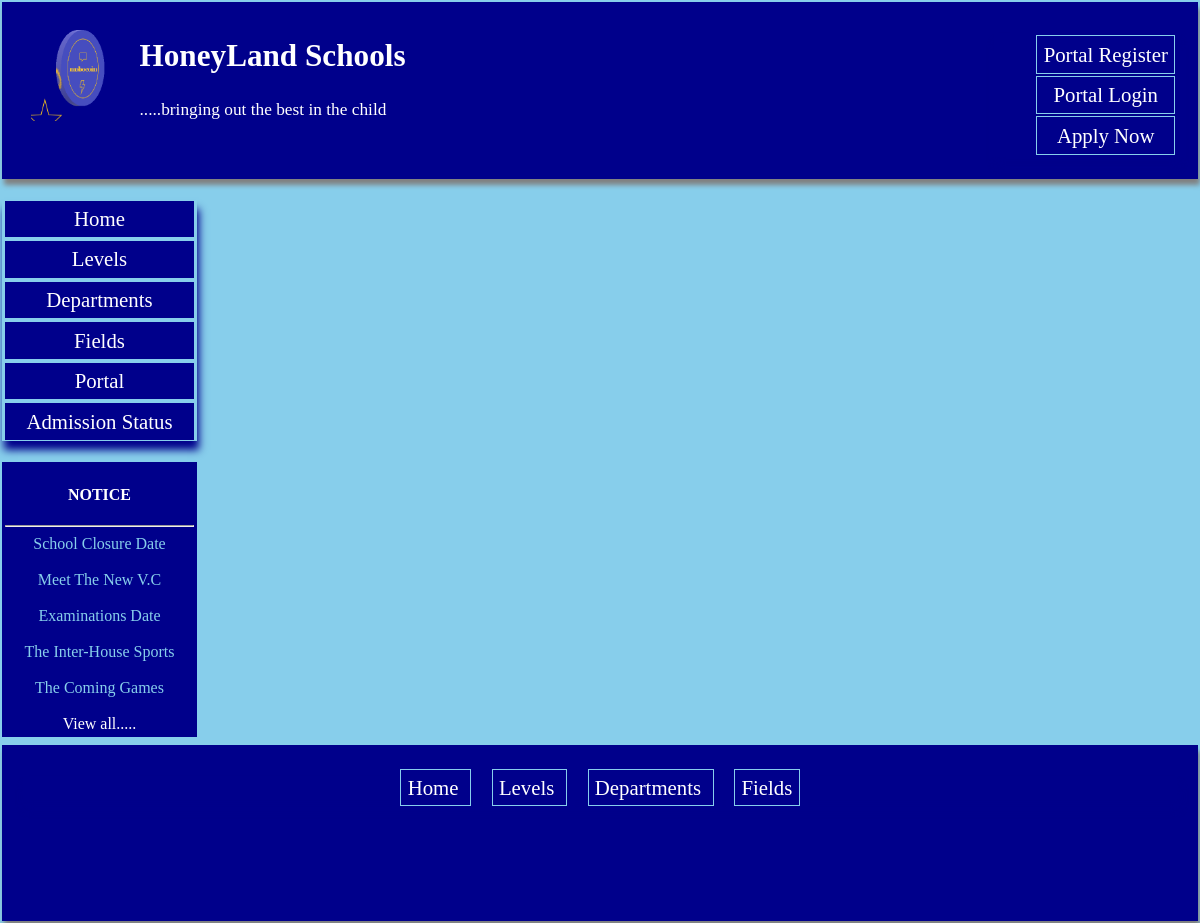
The page / on the database its author committed.
### profiles/models.py (models this page shows, shortened)
class Logo(models.Model):
    name = models.CharField(max_length=200, null=True)
    image = models.ImageField(upload_to='media/')

class Posts(models.Model):
    title = models.CharField(max_length=100, null=True)
    slug =models.SlugField(max_length=100)
    author =  models.ForeignKey(CustomUser, on_delete=models.CASCADE)
    description = models.TextField(max_length=1000)
    post_date = models.DateTimeField(auto_now_add=True)
    image = models.ImageField(upload_to='media/')
    class Meta:
        ordering = ['post_date']
        verbose_name = 'Publication'
        verbose_name_plural = 'Publications'

### profiles/views.py (the view)
# urls.py: 2. Add a URL to urlpatterns:  path('', Home.as_view(), name='home')
class Home(ListView):
    model = Student_field
    template_name ='home.html'
    context_object_name = 'studentfields'
    def get_context_data(self,  **kwargs):
        context = super().get_context_data(**kwargs)
        context['logo'] = Logo.objects.all()
        context['publications'] = Posts.objects.all()
        return context

### profiles/templates/home.html (shortened to what this page needs)
{% extends 'base.html' %}

### profiles/templates/base.html (shortened to what this page needs)
<head>
</head>
<body style ='margin: 0em; padding: 0.1em; font-size: 1.3em;  background: skyblue;'   >
    <header style= 'box-shadow: 2px 6px 5px grey;margin: 0em; padding-left: 1em; padding-right: 1em; padding-top: 0.5em; height: 8em;
    background: darkblue; color: white;'>
    {% if request.user.is_authenticated or request.user.is_superuser  %}
    <ul class='nav' style='float: right; list-style-type: none;' >
   <li> <a  style ='color: white; ' href = "#"> Welcome {{user}} </a></li>
    <li><a  style ='color: white; ' href ='{% url "logout" %}'> Logout </a></li>
    </ul>
{% else%}
    <ul class='nav' style='float: right; list-style-type: none;' >
        <li> <a  style ='color: white; ' href = '{% url "register" %}'> Portal Register </a></li>
         <li><a  style ='color: white; ' href ='{% url "login" %}'> Portal Login </a></li>
         <li><a  style ='color: white; ' href ='{% url "portalregister" %}'> Apply Now </a></li>
         </ul>
    {% endif %}
    {% for log in logo  %}
    <img style="backgrond: skyblue; float: left; margin: 0.4em; width: 100px; height: 100px;" src ="{{log.image.url}}"  >
{% endfor %}
<p style='text-shadow: 2px  8px skyblue;'><h2 style='text-align: left; '><a style='color: white;' href='{% url "home" %}'>HoneyLand Schools</a></h2></p>
<p style='text-align: left'> <small> .....bringing out the best in the child </small></p>
    </header>
<div class ='cover'>
<nav class='navigation'>
    <ul class ='nav' style =' padding:0;  list-style-type: none;'>
        <li><a href ='{% url "home" %}'> Home </a></li>
        <li> <a href ='{% url "levels" %}'> Levels </a> </li>
        <li> <a href ='{% url "departments" %}'> Departments </a> </li>
        <li><a href ='{% url "fields" %}'> Fields </a></li>
        <li><a href ='{% url "portal" %}'> Portal </a></li>
        <li><a  style ='color: white; ' href ='{% url "admissionstat" %}'> Admission Status </a></li>
    </ul>
    <div style='text-align: center; margin-bottom: 0.5em; padding: 0.2em; background: darkblue; color: white;font-size: medium'>
        <h4 style='padding: 0em;'>NOTICE </h4><hr>
        {% for pub in publications %}
         <a  href='{% url "details" pub.slug  %}'> {{pub.title}}</a><br><br style='color: skyblue;'>
{% endfor %}
<p style='margin: 0em;'><a  style=' color: white; ' href='{% url "publist"  %}'> View all.....</a></p>
    </div>
</nav>
<section style='padding-right: 0.5em'>
</section>
</div>
<footer style= 'box-shadow: 2px 6px 5px grey;margin: 0em; padding-left: 1em; padding-right: 1em; padding-top: 0.5em; height: 8em;
    background: darkblue; color: white;'>
    <nav>
        <ul class ='navfooter' style =' padding:0;  list-style-type: none;'>
            <li><a href ='{% url "home" %}'> Home </a></li>
            <li> <a href ='{% url "levels" %}'> Levels </a> </li>
            <li> <a href ='{% url "departments" %}'> Departments </a> </li>
            <li><a href ='{% url "fields" %}'> Fields </a></li>
    </nav>
</footer>
</body>

### profiles/templates/base.html (style rules this page uses)
a { text-decoration: none; }
.cover { display: grid; grid-template-columns: 2fr 10fr; grid-gap: 1.3em; }
body { background-image: url('C:\Users\DELL\Desktop\portal\profiles\templates\Untitled.png'); background-size: cover; }
.navigation a { color: skyblue; }
.nav { box-shadow: 2px 9px 8px darkblue; }
.nav li { color: white; background: darkblue; margin: 0.1em; text-align: center; border: 1px solid skyblue; }
.nav li a { padding: 0.3em; display: block; color: white; }
.navfooter { text-align: center; box-shadow: 2px 9px 8px darkblue; }
.navfooter li { color: white; padding: 0.4em; display: inline; background: darkblue; margin: 0.1em; text-align: center; }
.navfooter li a { padding: 0.3em; color: white; border: 1px solid skyblue; }

### rows shown on the page
Logo: image (picture)
Posts: title "School Closure Date"
Posts: title "Meet The New V.C"
Posts: title "Examinations Date"
Posts: title "The Inter-House Sports"
Posts: title "The Coming Games"
